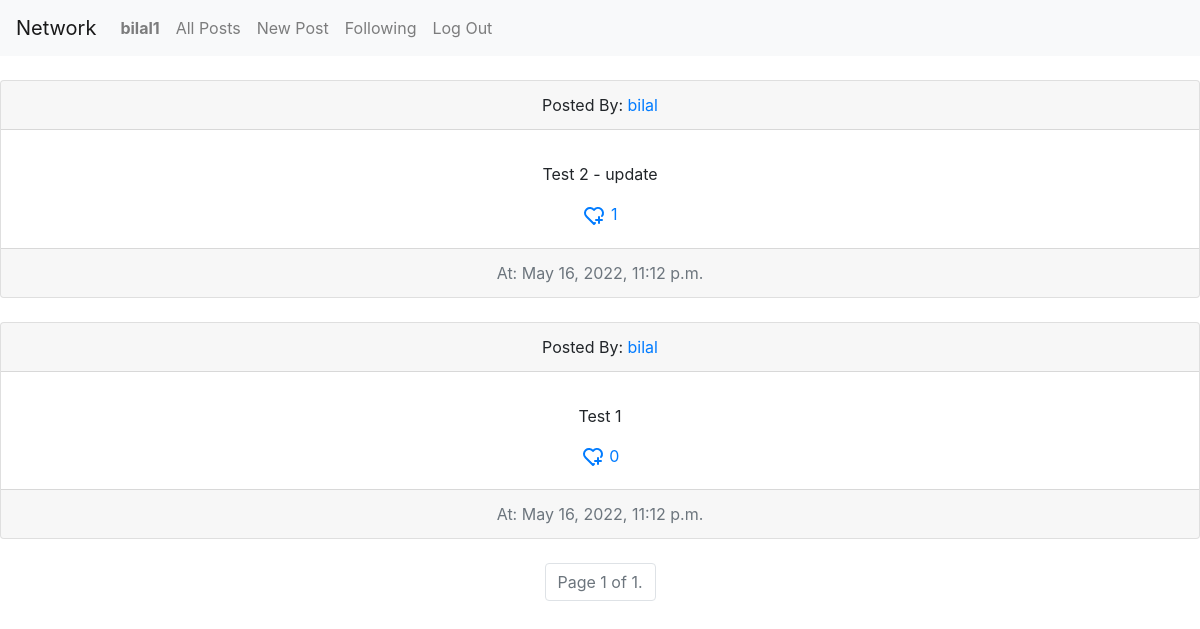
Page /list/following (signed in) on the earlier database version.
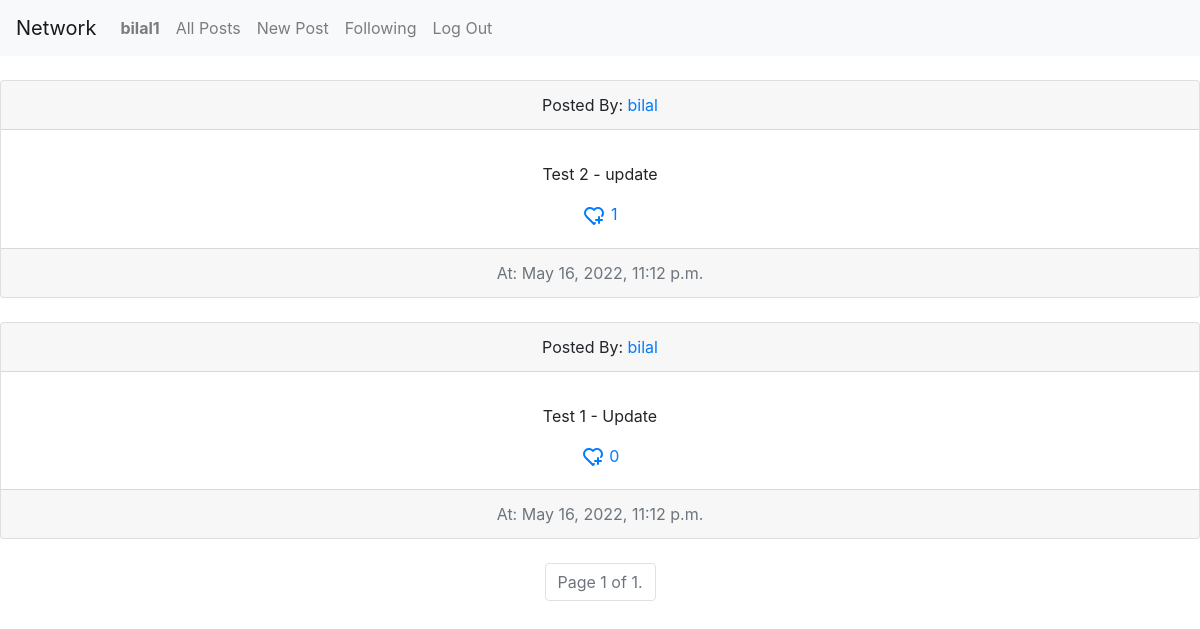
Same page on the later database version.
### network/models.py (models this page shows, shortened)
class UserFollowing(models.Model):
    user = models.ForeignKey(User, on_delete=models.CASCADE)
    following = models.ForeignKey(User, on_delete=models.CASCADE, related_name='following')
    following_post = models.ForeignKey(Post,  on_delete=models.CASCADE)

class Post(models.Model):
    user = models.ForeignKey(User, on_delete=models.CASCADE)
    content = models.TextField()
    time_created = models.DateTimeField(default=datetime.now())
    likes_counter = models.IntegerField(default=0)

class User(AbstractUser):
    pass

### network/views.py (the view)
# urls.py: path("list/following", views.list_following, name="list-following-post"),
@login_required
def list_following(request):
    following_posts = UserFollowing.objects.filter(user=request.user)
    paginator = Paginator(following_posts, 5)
    page_number = request.GET.get('page')
    page_obj = paginator.get_page(page_number)
    return render(request, 'network/list_following.html', context={
        'following_posts': following_posts,
        'page_obj': page_obj,
    })

### network/templates/network/list_following.html (shortened to what this page needs)
{% extends "network/layout.html" %}
{% block body %}
{% for contact in page_obj reversed %}
<br>
    <div class="card text-center">
        <div class="card-header">
           Posted By:
            <a href=" {% url 'fetch-profile' contact.following_post.user.id %}">
                {{contact.following_post.user}}
            </a>
        </div>
        <div class="card-body">
            <div id="container_{{contact.id}}">
            <p class="card-text" id="edit_link_{{contact.id}}_p">{{ contact.following_post.content }}</p>
                </div>
            <a href="" style="text-decoration: none" id="like_link_{{contact.following_post.id}}">
                <span id="like_icon{{contact.following_post.id}}">
                </span>
                <span id="span_like_counter_{{contact.following_post.id}}">
                    {{contact.following_post.likes_counter}}
                </span>
            </a>
        </div>
        <div class="card-footer text-muted" >
            At: {{ contact.following_post.time_created }}
        </div>
    </div>
{% endfor %}
<br>
<nav aria-label="Page navigation example">
    <ul class="pagination justify-content-center">
                    <li class="page-item disabled">
                        <a class="page-link" href="#">Page {{ page_obj.number }} of {{ page_obj.paginator.num_pages }}.</a>
                    </li>
    </ul>
</nav>
{% endblock %}

Differences in the rows shown:
removed UserFollowing: following_post.user "bilal", following_post.content "Test 1", following_post.likes_counter "0", following_post.time_created "May 16, 2022, 11:12 p.m."
added UserFollowing: following_post.user "bilal", following_post.content "Test 1 - Update", following_post.likes_counter "0", following_post.time_created "May 16, 2022, 11:12 p.m."
